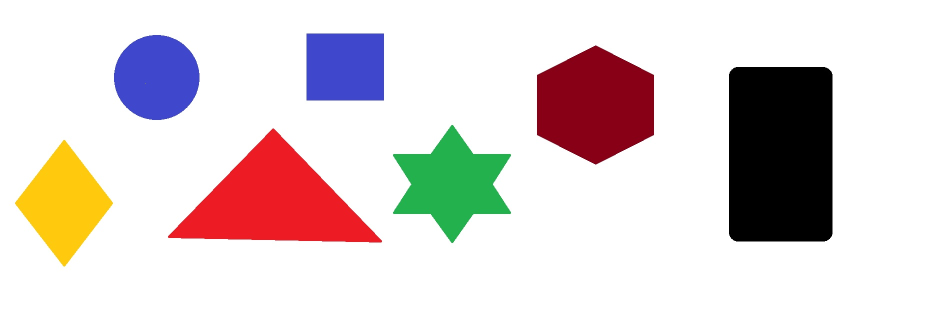
#> input picture blue.jpg, 1862 x 648 px, given in place of the camera (shown at 1/2 size)
$ python VideoTracking.py
#> lines starting #> are read from the running program, lines starting #| are printed output that depends on the picture; after the words box and inside, x2 and y2 are one past the last pixel; in counts of white or black regions, pixels touching at a corner belong together
import cv2
import numpy as np

cap = cv2.VideoCapture(0)
while (1):
    _, frame = cap.read()
#> frame is the input picture: shape (648, 1862, 3); mean B, G, R 211.5, 212, 222.5
    hsv_img = cv2.cvtColor(frame, cv2.COLOR_BGR2HSV)
#> hsv_img: shape (648, 1862, 3); mean H, S, V 22.1, 34.4, 231
    # cv2.imshow("hsv image", hsv_img)
    # cv2.waitKey(0)
    # cv2.destroyWindow("hsv image")

    lower_blue = np.array([110, 50, 50])
    upper_blue = np.array([130, 252, 255])
    mask = cv2.inRange(hsv_img, lower_blue, upper_blue)
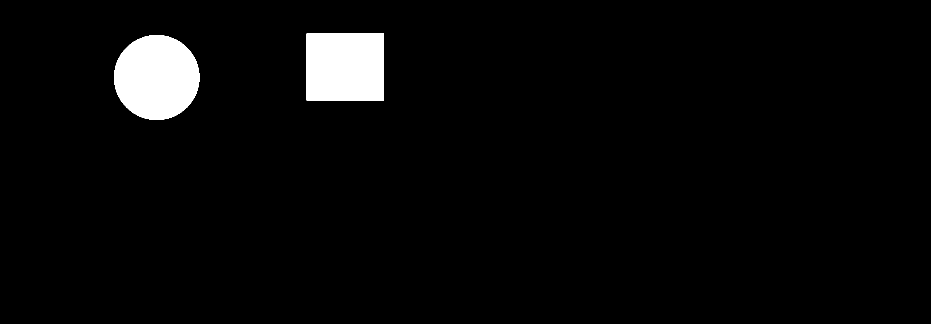
#> mask: shape (648, 1862) (shown at 1/2 size); 3.6% white; 2 white regions, box (x1, y1, x2, y2) and area: (228, 70, 399, 240) 22811, (613, 67, 768, 201) 20770
    # cv2.imshow("mask", mask)
    result = cv2.bitwise_and(frame, frame, mask=mask)
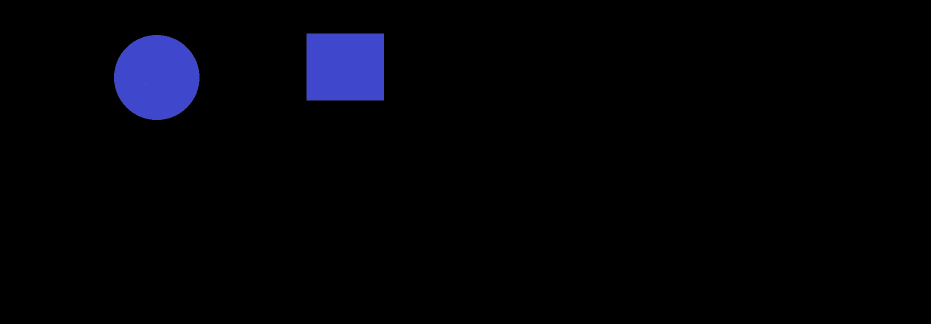
#> result: shape (648, 1862, 3) (shown at 1/2 size); mean B, G, R 7.3, 2.6, 2.3
    cv2.imshow("result", result)
    k = cv2.waitKey(5) & 0xFF
#> (key Esc is pressed here)
    if k == 27:
        break
cv2.destroyAllWindows()
